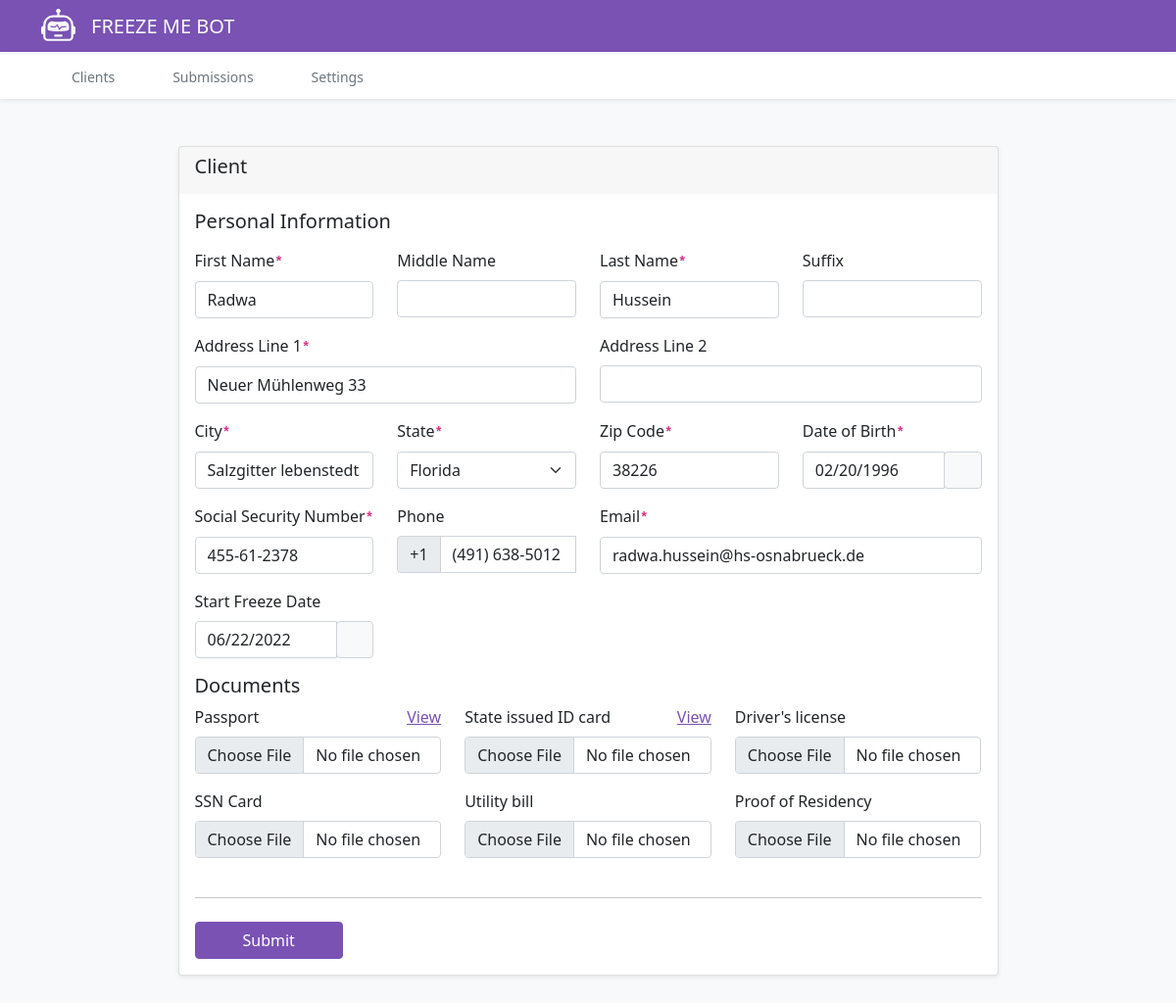
Page /client/edit/8 on the committed database.
### core/models.py (models this page shows, shortened)
class Client(models.Model):
    fname = models.CharField(max_length=255)
    mname = models.CharField(max_length=255, null=True, blank=True)
    suffix = models.CharField(max_length=255, null=True, blank=True)
    lname = models.CharField(max_length=255)
    city = models.CharField(max_length=255)
    state = models.ForeignKey(State, on_delete=models.CASCADE)
    zip = models.CharField(max_length=255)
    address_line1 = models.CharField(max_length=255)
    address_line2 = models.CharField(max_length=255, null=True, blank=True)
    phone = models.CharField(max_length=10, null=True, blank=True)
    email = models.EmailField(unique=True)
    ssn = models.CharField(max_length=9, unique=True)
    dob = models.DateField()
    freeze_date = models.DateField(null=True, blank=True, default=date.today)
    id_card = models.FileField(upload_to=upload_id, null=True, blank=True) #'uploads/ID/'
    passport = models.FileField(upload_to=upload_passport, null=True, blank=True)
    driver_license = models.FileField(upload_to=upload_driver, null=True, blank=True)
    residency = models.FileField(upload_to=upload_residencies, null=True, blank=True)
    ssn_card = models.FileField(upload_to=upload_ssn_card, null=True, blank=True)
    utility_bill = models.FileField(upload_to=upload_utility_bill, null=True, blank=True)
    created_at = models.DateTimeField(auto_now_add=True)
    updated_at = models.DateTimeField(auto_now=True)
    class Meta:
        ordering = ['-created_at']

### core/views.py (the view)
# urls.py: path('client/edit/<int:pk>', views.UpdateClientView.as_view(), name='update_client'),
class UpdateClientView(generic.UpdateView):
    model = Client
    template_name = 'client_form.html'
    form_class = clientForm
    def get_context_data(self, **kwargs):
        context = super().get_context_data(**kwargs)
        states = State.objects.all()
        context['states'] = states
        return context

### core/forms.py
class clientForm(forms.ModelForm):
    class Meta:
        model = Client
        fields = '__all__'

### templates/client_form.html (shortened to what this page needs)
{% extends "base.html" %}
{% load static %}
{% block header %}
    <link rel="stylesheet" href="{% static './css/bootstrap-datepicker.min.css' %}">
{% endblock header %}
{% block content %}
    <div class="row ">
        <form class="d-flex justify-content-center" method="POST" enctype="multipart/form-data" novalidate>
        <div class="col-9">
            <div class="card my-5 shadow-sm">
                <div class="card-header border-0">
                    <h5 class="card-title">Client</h5>
                </div>
                <div class="card-body">
                    <h5 class="card-title">Personal Information</h5>
                    <div class="pt-2">
                        <div class="row">
                            <div class="col-3 mb-3">
                                <label for="fname" class="form-label">First Name<code class="fw-bold">*</code></label>
                                <input type="text" class="form-control {% if form.errors.fname %}is-invalid{% endif %}" name="fname" id="fname" value="{{ form.fname.value|default:'' }}" required>
                            </div>
                            <div class="col-3 mb-3">
                                <label for="mname" class="form-label">Middle Name</label>
                                <input type="text" class="form-control {% if form.errors.mname %}is-invalid{% endif %}" name="mname" value="{{ form.mname.value|default:'' }}" id="mname">
                            </div>
                            <div class="col-3 mb-3">
                                <label for="lname" class="form-label">Last Name<code class="fw-bold">*</code></label>
                                <input type="text" class="form-control {% if form.errors.lname %}is-invalid{% endif %}" name="lname" id="lname" value="{{ form.lname.value|default:'' }}" required>
                            </div>
                            <div class="col-3 mb-3">
                                <label for="suffix" class="form-label">Suffix</label>
                                <input type="text" class="form-control {% if form.errors.suffix %}is-invalid{% endif %}" name="suffix" id="suffix" value="{{ form.suffix.value|default:'' }}">
                            </div>
                        </div>
                        <div class="row">
                            <div class="col-6 mb-3">
                                <label for="address_line1" class="form-label">Address Line 1<code
                                        class="fw-bold">*</code></label>
                                <input type="text" class="form-control {% if form.errors.address_line1 %}is-invalid{% endif %}" name="address_line1" id="address_line1" value="{{ form.address_line1.value|default:'' }}" required>
                            </div>
                            <div class="col-6 mb-3">
                                <label for="address_line2" class="form-label">Address Line 2</label>
                                <input type="text" class="form-control {% if form.errors.address_line2 %}is-invalid{% endif %}" name="address_line2" id="address_line2"  value="{{ form.address_line2.value|default:'' }}">
                            </div>
                        </div>
                        <div class="row">
                            <div class="col-3 mb-3">
                                <label for="city" class="form-label">City<code class="fw-bold">*</code></label>
                                <input type="text" class="form-control {% if form.errors.city %}is-invalid{% endif %}" name="city" id="city" value="{{ form.city.value|default:'' }}" required>
                            </div>
                            <div class="col-3 mb-3">
                                <label for="state" class="form-label {% if form.errors.state %}is-invalid{% endif %}">State<code class="fw-bold">*</code></label>
                                <select class="form-select {% if form.errors.state %}is-invalid{% endif %}" aria-label="Default select example" name="state" id="state" required>
                                  {% for state in states %}
                                        <option value="{{ state.pk }}" {% if form.state.value == state.pk %}selected{% endif %}>{{ state.name }}</option>
                                    {% endfor %}
                                </select>
                            </div>
                            <div class="col-3 mb-3">
                                <label for="zip" class="form-label">Zip Code<code class="fw-bold">*</code></label>
                                <input type="text" class="form-control {% if form.errors.zip %}is-invalid{% endif %}" name="zip" id="zip" value="{{ form.zip.value|default:'' }}" required>
                            </div>
                            <div class="col-3 mb-3">
                                <label for="dob" class="form-label">Date of Birth<code
                                        class="fw-bold">*</code></label>
                                <div class="input-group dob date" data-provide="datepicker">
                                    <input type="text" class="form-control {% if form.errors.dob %}is-invalid{% endif %}" name="dob" id="dob" data-inputmask-alias="datetime" data-inputmask-inputformat="mm/dd/yyyy" inputmode="numeric" placeholder="MM/DD/YYYY" value="{{ form.dob.value|date:"m/d/Y"|default:'' }}" required>
                                    <span class="input-group-append">
                                        <span class="input-group-text bg-light d-block">
                                            <i class="fa fa-calendar"></i>
                                          </span>
                                    </span>
                                </div>
                            </div>
                        </div>
                        <div class="row">
                            <div class="col-3 mb-3">
                                <label for="ssn" class="form-label">Social Security Number<code class="fw-bold">*</code></label>
                                <input type="text" class="form-control {% if form.errors.ssn %}is-invalid{% endif %}" name="ssn" id="ssn" data-inputmask="'mask': '999-99-9999'" inputmode="numeric" placeholder="XXX-XX-XXXX" value="{{ form.ssn.value|default:'' }}" required>
                            </div>
                            <div class="col-3 mb-3">
                                <label for="phone" class="form-label">Phone</label>
                                <div class="input-group">
                                    <span class="input-group-text">+1</span>
                                    <input type="text" class="form-control {% if form.errors.phone %}is-invalid{% endif %}" data-inputmask="'mask': '(999) 999-9999'" inputmode="numeric" name="phone" id="phone" value="{{ form.phone.value|default:'' }}">
                                </div>
                            </div>
                            <div class="col-6 mb-3">
                                <label for="email" class="form-label">Email<code class="fw-bold">*</code></label>
                                <input type="email" class="form-control {% if form.errors.email %}is-invalid{% endif %}"  name="email" id="email" data-inputmask="'alias': 'email'" inputmode="numeric" value="{{ form.email.value|default:'' }}" required>
                            </div>
                        </div>
                        <div class="row">
                            <div class="col-3 mb-3">
                                <label for="freeze_date" class="form-label">Start Freeze Date</label>
                                <div class="input-group freeze date" id="datepicker">
                                    <input type="text" class="form-control {% if form.errors.freeze_date %}is-invalid{% endif %}" name="freeze_date" id="freeze_date"  data-inputmask-alias="datetime" data-inputmask-inputformat="mm/dd/yyyy" inputmode="numeric" placeholder="MM/DD/YYYY" value="{{ form.freeze_date.value|date:"m/d/Y"|default:'' }}">
                                    <span class="input-group-append">
                                      <span class="input-group-text bg-light d-block">
                                        <i class="fa fa-calendar"></i>
                                      </span>
                                    </span>
                                </div>
                            </div>
                        </div>
                        <h5 class="card-title">Documents</h5>
                        <div class="row">
                            <div class="col-4 mb-3">
                                <label for="passport" class="form-label">Passport</label>
                                {% if form.passport.value %}
                                    <a class="float-end" href="{{ form.instance.passport.url|default:'#' }}" target="_blank">View</a>
                                {% endif %}
                                <input class="form-control" type="file" name="passport" id="passport" accept=".gif,.jpeg,.jpg,.png,.pdf">
                            </div>
                            <div class="col-4 mb-3">
                                <label for="id_card" class="form-label">State issued ID card</label>
                                {% if form.id_card.value %}
                                    <a class="float-end" href="{{ form.instance.id_card.url|default:'#' }}" target="_blank">View</a>
                                {% endif %}
                                <input class="form-control" type="file" name="id_card" id="id_card" accept=".gif,.jpeg,.jpg,.png,.pdf">
                            </div>
                            <div class="col-4 mb-3">
                                <label for="driver_license" class="form-label">Driver's license</label>
                                <input class="form-control" type="file" name="driver_license" id="driver_license" accept=".gif,.jpeg,.jpg,.png,.pdf">
                            </div>
                        </div>
                        <div class="row">
                            <div class="col-4 mb-3">
                                <label for="ssn_card" class="form-label">SSN Card</label>
                                <input class="form-control" type="file"  name="ssn_card" id="ssn_card" accept=".gif,.jpeg,.jpg,.png,.pdf">
                            </div>
                            <div class="col-4 mb-3">
                                <label for="utility_bill" class="form-label">Utility bill</label>
                                <input class="form-control" type="file"  name="utility_bill" id="utility_bill" accept=".gif,.jpeg,.jpg,.png,.pdf">
                            </div>
                            <div class="col-4 mb-3">
                                <label for="residency" class="form-label">Proof of Residency</label>
                                <input class="form-control" type="file"  name="residency" id="residency" accept=".gif,.jpeg,.jpg,.png,.pdf">
                            </div>
                        </div>
                        <hr class="my-4">
                        <div class="d-flex justify-content-between">
                            <button type="submit" class="btn btn-primary px-5">Submit</button>
                        </div>
                    </div>
                </div>
            </div>
        </div>
    </form>
    </div>
{% endblock content %}

### static/css/offcanvas.css (style rules this page uses)
html, body { overflow-x: hidden; }
body { padding-top: 56px; }

### rows in the picture
Client: fname "Radwa", lname "Hussein", address_line1 "Neuer Mühlenweg 33", city "Salzgitter lebenstedt", zip "38226", dob "02/20/1996", ssn "455-61-2378", phone "(491) 638-5012", email "radwa.hussein@hs-osnabrueck.de", freeze_date "06/22/2022"

### other values in the picture
form field state "Florida"
